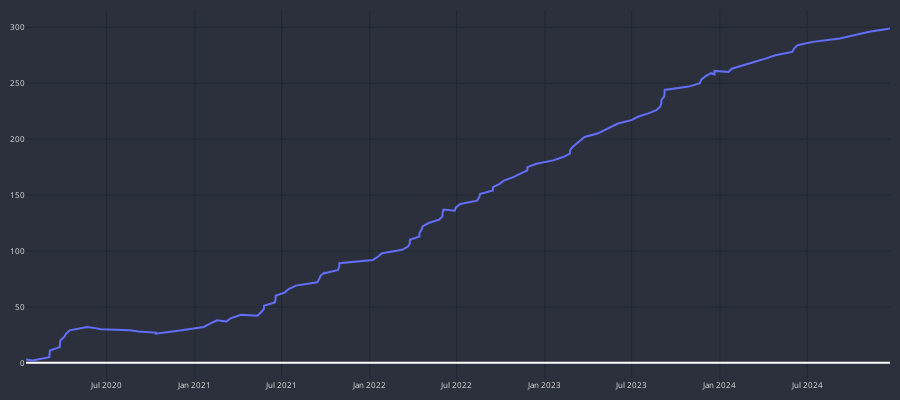

Notebook cell for this chart:
### Code cell
fig = go.Figure()

fig.add_trace(go.Scatter(
    x=df_res_m5.end_time,
    y=df_res_m5['CUM_RES'],
    line=dict(width=2)
))

fig.update_yaxes(
    gridcolor="#1f292f"
)
fig.update_xaxes(
    gridcolor="#1f292f"
)

fig.update_layout(
    margin=dict(l=10,r=10,b=10,t=10),
    paper_bgcolor="#2c303c",
    plot_bgcolor="#2c303c",
    font=dict(size=8, color="#e1e1e1"),
    height=400
)

fig.show()
